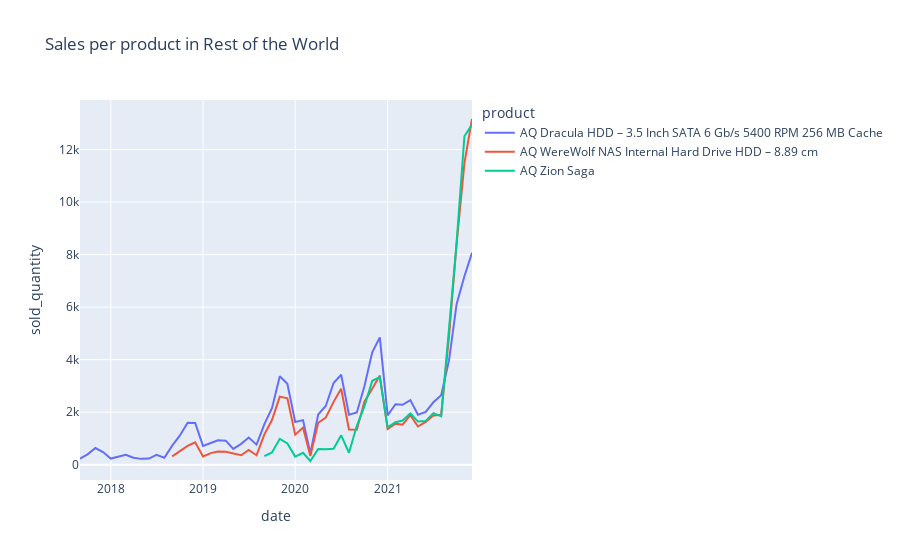

The code cell stored with this chart in its notebook:
### Code cell
fig = px.line(sales_per_month,
              x="date", y="sold_quantity",title='Sales per product in Rest of the World', color='product'
               )
fig.show()

### Figure 1 — Plotly figure (JSON) as saved in the notebook; plotly's stock layout.template omitted (floating-point values rounded to 4 significant figures)
{"data": [{"hovertemplate": "product=AQ Dracula HDD – 3.5 Inch SATA 6 Gb/s 5400 RPM 256 MB Cache<br>date=%{x}<br>sold_quantity=%{y}<extra></extra>", "legendgroup": "AQ Dracula HDD – 3.5 Inch SATA 6 Gb/s 5400 RPM 256 MB Cache", "line": {"color": "#636efa", "dash": "solid"}, "marker": {"symbol": "circle"}, "mode": "lines", "name": "AQ Dracula HDD – 3.5 Inch SATA 6 Gb/s 5400 RPM 256 MB Cache", "orientation": "v", "showlegend": true, "type": "scatter", "x": ["2017-09-01", "2017-10-01", "2017-11-01", "2017-12-01", "2018-01-01", "2018-02-01", "2018-03-01", "2018-04-01", "2018-05-01", "2018-06-01", "2018-07-01", "2018-08-01", "2018-09-01", "2018-10-01", "2018-11-01", "2018-12-01", "2019-01-01", "2019-02-01", "2019-03-01", "2019-04-01", "2019-05-01", "2019-06-01", "2019-07-01", "2019-08-01", "2019-09-01", "2019-10-01", "2019-11-01", "2019-12-01", "2020-01-01", "2020-02-01", "2020-03-01", "2020-04-01", "2020-05-01", "2020-06-01", "2020-07-01", "2020-08-01", "2020-09-01", "2020-10-01", "2020-11-01", "2020-12-01", "2021-01-01", "2021-02-01", "2021-03-01", "2021-04-01", "2021-05-01", "2021-06-01", "2021-07-01", "2021-08-01", "2021-09-01", "2021-10-01", "2021-11-01", "2021-12-01"], "xaxis": "x", "y": [228, 393, 635, 480, 233, 299, 379, 265, 221, 232, 371, 265, 723, 1103, 1597, 1587, 716, 825, 926, 915, 603, 794, 1031, 763, 1545, 2150, 3368, 3083, 1628, 1696, 424, 1910, 2235, 3112, 3424, 1901, 1988, 2985, 4281, 4845, 1878, 2300, 2281, 2461, 1902, 2010, 2377, 2646, 3971, 6110, 7178, 8072], "yaxis": "y"}, {"hovertemplate": "product=AQ WereWolf NAS Internal Hard Drive HDD – 8.89 cm<br>date=%{x}<br>sold_quantity=%{y}<extra></extra>", "legendgroup": "AQ WereWolf NAS Internal Hard Drive HDD – 8.89 cm", "line": {"color": "#EF553B", "dash": "solid"}, "marker": {"symbol": "circle"}, "mode": "lines", "name": "AQ WereWolf NAS Internal Hard Drive HDD – 8.89 cm", "orientation": "v", "showlegend": true, "type": "scatter", "x": ["2018-09-01", "2018-10-01", "2018-11-01", "2018-12-01", "2019-01-01", "2019-02-01", "2019-03-01", "2019-04-01", "2019-05-01", "2019-06-01", "2019-07-01", "2019-08-01", "2019-09-01", "2019-10-01", "2019-11-01", "2019-12-01", "2020-01-01", "2020-02-01", "2020-03-01", "2020-04-01", "2020-05-01", "2020-06-01", "2020-07-01", "2020-08-01", "2020-09-01", "2020-10-01", "2020-11-01", "2020-12-01", "2021-01-01", "2021-02-01", "2021-03-01", "2021-04-01", "2021-05-01", "2021-06-01", "2021-07-01", "2021-08-01", "2021-09-01", "2021-10-01", "2021-11-01", "2021-12-01"], "xaxis": "x", "y": [316, 528, 713, 852, 310, 440, 501, 488, 423, 358, 561, 358, 1154, 1699, 2593, 2531, 1144, 1412, 333, 1596, 1791, 2392, 2892, 1339, 1329, 2396, 2895, 3394, 1358, 1563, 1521, 1884, 1454, 1628, 1875, 1902, 4892, 8404, 11486, 13165], "yaxis": "y"}, {"hovertemplate": "product=AQ Zion Saga<br>date=%{x}<br>sold_quantity=%{y}<extra></extra>", "legendgroup": "AQ Zion Saga", "line": {"color": "#00cc96", "dash": "solid"}, "marker": {"symbol": "circle"}, "mode": "lines", "name": "AQ Zion Saga", "orientation": "v", "showlegend": true, "type": "scatter", "x": ["2019-09-01", "2019-10-01", "2019-11-01", "2019-12-01", "2020-01-01", "2020-02-01", "2020-03-01", "2020-04-01", "2020-05-01", "2020-06-01", "2020-07-01", "2020-08-01", "2020-09-01", "2020-10-01", "2020-11-01", "2020-12-01", "2021-01-01", "2021-02-01", "2021-03-01", "2021-04-01", "2021-05-01", "2021-06-01", "2021-07-01", "2021-08-01", "2021-09-01", "2021-10-01", "2021-11-01", "2021-12-01"], "xaxis": "x", "y": [328, 467, 984, 811, 308, 455, 140, 600, 585, 606, 1119, 454, 1480, 2217, 3193, 3328, 1422, 1617, 1682, 1952, 1642, 1667, 1961, 1841, 5181, 8450, 12506, 12951], "yaxis": "y"}], "layout": {"legend": {"title": {"text": "product"}, "tracegroupgap": 0}, "title": {"text": "Sales per product in Rest of the World"}, "xaxis": {"anchor": "y", "domain": [0, 1], "title": {"text": "date"}}, "yaxis": {"anchor": "x", "domain": [0, 1], "title": {"text": "sold_quantity"}}}}
